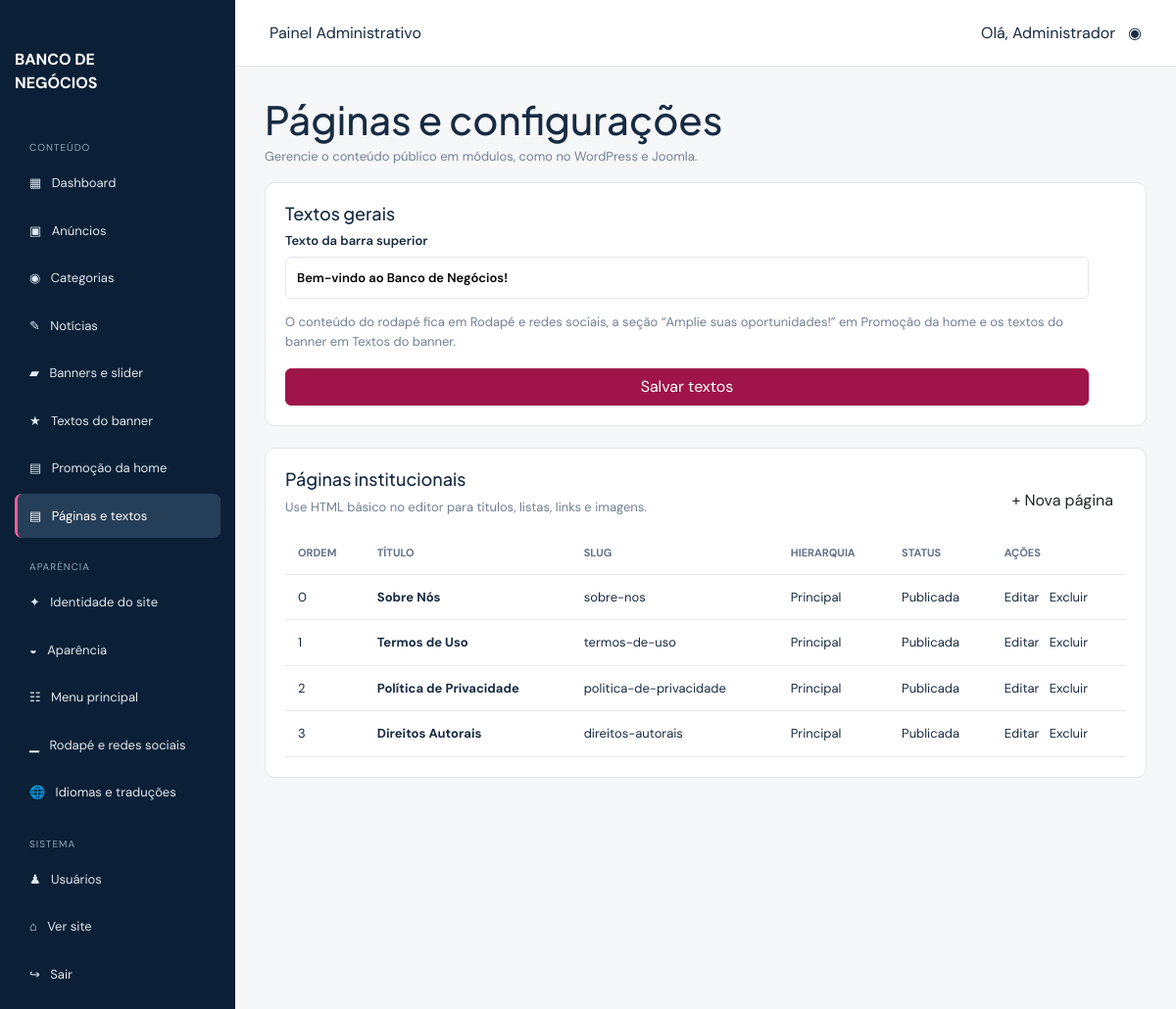
/admin/configuracoes.php (signed in), run on the app's committed database.
### tables this page shows
CREATE TABLE IF NOT EXISTS paginas (
  id INT AUTO_INCREMENT PRIMARY KEY,
  titulo VARCHAR(180) NOT NULL,
  slug VARCHAR(180) UNIQUE NOT NULL,
  conteudo LONGTEXT NOT NULL,
  imagem VARCHAR(255) NULL,
  parent_id INT NULL,
  status TINYINT(1) DEFAULT 1,
  ordem INT DEFAULT 0,
  criado_em TIMESTAMP DEFAULT CURRENT_TIMESTAMP
);

### includes/functions.php (called while the page is built, shortened)
<?php
function e(?string $value): string
{
    return htmlspecialchars((string)$value, ENT_QUOTES, 'UTF-8');
}
function db_rows(?PDO $pdo, string $sql, array $params = []): array
{
    try {
        $st = $pdo->prepare($sql);
        $st->execute($params);
        return $st->fetchAll();
    } catch (Throwable $e) {
        return [];
    }
}
function csrf_token(): string
{
    return $_SESSION['csrf_token'];
}
function setting(?PDO $pdo, string $key, string $default = ''): string
{
    if ($pdo && !isset($GLOBALS['__bn_settings'])) {
        foreach (db_rows($pdo, 'SELECT chave,valor FROM configuracoes') as $r) $GLOBALS['__bn_settings'][$r['chave']] = $r['valor'];
    }
    $cache = $GLOBALS['__bn_settings'] ?? [];
    return array_key_exists($key, $cache) ? (string)$cache[$key] : $default;
}

### admin/configuracoes.php (the view, shortened to what this page needs)
<?php
$admin_title='Páginas e Configurações'; include __DIR__.'/includes/header.php'; $msg='';$erro='';
$edit=isset($_GET['edit'])&&$pdo?db_one($pdo,'SELECT * FROM paginas WHERE id=?',[(int)$_GET['edit']]):null;$pages=$pdo?db_rows($pdo,'SELECT * FROM paginas ORDER BY ordem,id'):[];$parents=array_filter($pages,fn($page)=>empty($page['parent_id']));
?><main class="admin-content"><div class="admin-heading"><div><h1>Páginas e configurações</h1><p class="muted">Gerencie o conteúdo público em módulos, como no WordPress e Joomla.</p></div></div><?php if($msg): ?><?= e($msg) ?><?php endif; ?><?php if($erro): ?><?= e($erro) ?><?php endif; ?><div class="admin-panel"><h2>Textos gerais</h2><form class="admin-form" method="post"><?= e(csrf_token()) ?><label>Texto da barra superior<input name="topbar_text" value="<?= e(setting($pdo,'topbar_text','Bem-vindo ao Banco de Negócios!')) ?>"></label><p class="muted mb-0">O conteúdo do rodapé fica em <a href="rodape.php">Rodapé e redes sociais</a>, a seção “Amplie suas oportunidades!” em <a href="promocao.php">Promoção da home</a> e os textos do banner em <a href="beneficios.php">Textos do banner</a>.</p><button class="btn btn-primary">Salvar textos</button></form></div><div class="admin-panel page-manager"><div class="admin-heading"><div><h2>Páginas institucionais</h2><p class="muted">Use HTML básico no editor para títulos, listas, links e imagens.</p></div><a class="btn btn-outline" href="?novo=1">+ Nova página</a></div><?php if($edit||isset($_GET['novo'])): ?><?= e(csrf_token()) ?><?= (int)($edit['id']??0) ?><?= e($edit['titulo']??'') ?><?= e($edit['slug']??'') ?><?php foreach($parents as $parent): if((int)$parent['id']!==(int)($edit['id']??0)): ?><?= (int)$parent['id'] ?> <?= ((int)($edit['parent_id']??0)===(int)$parent['id'])?'selected':'' ?><?= e($parent['titulo']) ?><?php endif; endforeach; ?><?= (int)($edit['ordem']??0) ?><?= e($edit['imagem']??'') ?><?= e($edit['conteudo']??'') ?> <?= (($edit['status']??1)?'checked':'') ?><?php else: ?><div class="table-responsive"><table class="admin-table"><thead><tr><th>Ordem</th><th>Título</th><th>Slug</th><th>Hierarquia</th><th>Status</th><th>Ações</th></tr></thead><tbody><?php foreach($pages as $page): ?><tr><td><?= (int)$page['ordem'] ?></td><td><?= $page['parent_id']?'↳ ':'' ?><strong><?= e($page['titulo']) ?></strong></td><td><?= e($page['slug']) ?></td><td><?= $page['parent_id']?'Subpágina':'Principal' ?></td><td><?= $page['status']?'Publicada':'Rascunho' ?></td><td><a href="?edit=<?= (int)$page['id'] ?>">Editar</a> <a href="?delete=<?= (int)$page['id'] ?>&token=<?= e(csrf_token()) ?>" onclick="return confirm('Excluir esta página?')">Excluir</a></td></tr><?php endforeach; ?></tbody></table></div><?php endif; ?></div></main><?php include __DIR__.'/includes/footer.php'; ?>

### assets/css/admin.css (style rules this page uses)
:root { --navy:#09213a;--wine:#9f1549;--line:#e5e7eb;--bg:#f6f7f9 }
* { box-sizing:border-box }
body { margin:0;font-family:'DM Sans',Arial;color:#172b43;background:var(--bg) }
a { text-decoration:none;color:inherit }
.admin-content { padding:30px;max-width:1250px }
.admin-content h1 { margin:0 0 4px;font-family:'Plus Jakarta Sans' }
.muted { color:#728096;font-size:13px }
.stat-card,.admin-panel { background:#fff;border:1px solid var(--line);border-radius:10px;padding:20px }
.admin-panel { overflow:auto }
.admin-table { width:100%;border-collapse:collapse;font-size:13px }
.admin-table th,.admin-table td { text-align:left;padding:13px;border-bottom:1px solid var(--line);white-space:nowrap }
.admin-table th { color:#637189;font-size:11px;text-transform:uppercase }
.admin-form { display:grid;gap:14px;max-width:750px;background:#fff;padding:25px;border-radius:10px }
.admin-form label { display:grid;gap:6px;font-size:13px;font-weight:600 }
.admin-form input,.admin-form textarea,.admin-form select { padding:11px;border:1px solid var(--line);border-radius:6px;font:inherit }
.admin-heading { display:flex;align-items:center;justify-content:space-between;gap:20px }
.page-manager { margin-top:22px }
.admin-form .btn { margin-top:4px }
.table-responsive { width:100%;overflow-x:auto }
.table-responsive .admin-table { min-width:680px }
.admin-panel { max-width:100%;overflow:hidden }
.admin-panel { overflow:visible }
.admin-panel h2 { font-size:18px;font-family:'Plus Jakarta Sans' }
.btn-primary { background:var(--wine);border-color:var(--wine) }
.admin-form { padding:0;max-width:820px }

### data on the page
paginas: ordem "0", titulo "Sobre Nós", slug "sobre-nos", shows "Principal", status "Publicada"
paginas: ordem "1", titulo "Termos de Uso", slug "termos-de-uso", shows "Principal", status "Publicada"
paginas: ordem "2", titulo "Política de Privacidade", slug "politica-de-privacidade", shows "Principal", status "Publicada"
paginas: ordem "3", titulo "Direitos Autorais", slug "direitos-autorais", shows "Principal", status "Publicada"

### other printed values
$section "CONTEÚDO"
$icon "▦"
$label "Dashboard"
$icon "▣"
$label "Anúncios"
$icon "◉"
$label "Categorias"
$icon "✎"
$label "Notícias"
$icon "▰"
$label "Banners e slider"
$icon "★"
$label "Textos do banner"
$icon "▤"
$label "Promoção da home"
